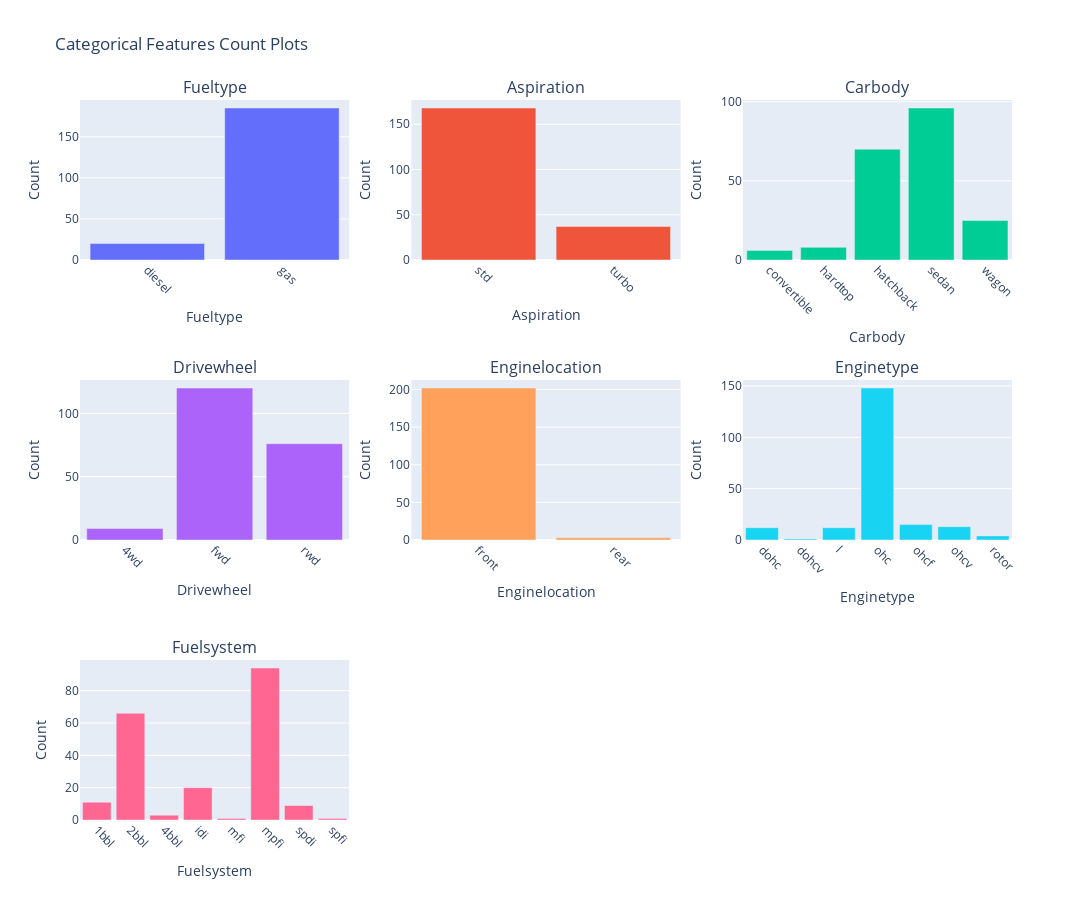

Notebook code for this chart:
### Code cell
import plotly.subplots as sp

categorical_columns = ['fueltype', 'aspiration', 'carbody', 'drivewheel',
                       'enginelocation', 'enginetype', 'fuelsystem']

df_cat = df.copy()
for c in categorical_columns:
    df_cat[c] = (df_cat[c].astype('string').str.strip().fillna('dl'))

fig = sp.make_subplots(rows=3, cols=3,
    subplot_titles=[col.capitalize() for col in categorical_columns])

row, col = 1, 1
for column in categorical_columns:
    vc = (df_cat[column]
          .value_counts(dropna=False)   # alle mitnehmen
          .sort_index())                # fixe Reihenfolge (oder sort_values())

    cats = list(map(str, vc.index))     # Kategorien als Strings

    fig.add_trace(
        go.Bar(x=cats, y=vc.values, name=column),
        row=row, col=col
    )

    fig.update_xaxes(
        type='category',
        title_text=column.capitalize(),
        categoryorder="array",
        categoryarray=cats,
        tickangle=45,
        row=row, col=col
    )
    fig.update_yaxes(title_text="Count", row=row, col=col)

    col += 1
    if col > 3:
        col = 1
        row += 1

fig.update_layout(height=900, width=1300, showlegend=False,
                  title_text="Categorical Features Count Plots",
                  bargap=0.15)
fig.show()

### Figure 1 — Plotly figure (JSON) as saved in the notebook; plotly's stock layout.template omitted (floating-point values rounded to 4 significant figures)
{"data": [{"name": "fueltype", "type": "bar", "x": ["diesel", "gas"], "xaxis": "x", "y": [20, 185], "yaxis": "y"}, {"name": "aspiration", "type": "bar", "x": ["std", "turbo"], "xaxis": "x2", "y": [168, 37], "yaxis": "y2"}, {"name": "carbody", "type": "bar", "x": ["convertible", "hardtop", "hatchback", "sedan", "wagon"], "xaxis": "x3", "y": [6, 8, 70, 96, 25], "yaxis": "y3"}, {"name": "drivewheel", "type": "bar", "x": ["4wd", "fwd", "rwd"], "xaxis": "x4", "y": [9, 120, 76], "yaxis": "y4"}, {"name": "enginelocation", "type": "bar", "x": ["front", "rear"], "xaxis": "x5", "y": [202, 3], "yaxis": "y5"}, {"name": "enginetype", "type": "bar", "x": ["dohc", "dohcv", "l", "ohc", "ohcf", "ohcv", "rotor"], "xaxis": "x6", "y": [12, 1, 12, 148, 15, 13, 4], "yaxis": "y6"}, {"name": "fuelsystem", "type": "bar", "x": ["1bbl", "2bbl", "4bbl", "idi", "mfi", "mpfi", "spdi", "spfi"], "xaxis": "x7", "y": [11, 66, 3, 20, 1, 94, 9, 1], "yaxis": "y7"}], "layout": {"annotations": [{"font": {"size": 16}, "showarrow": false, "text": "Fueltype", "x": 0.1444, "xanchor": "center", "xref": "paper", "y": 1, "yanchor": "bottom", "yref": "paper"}, {"font": {"size": 16}, "showarrow": false, "text": "Aspiration", "x": 0.5, "xanchor": "center", "xref": "paper", "y": 1, "yanchor": "bottom", "yref": "paper"}, {"font": {"size": 16}, "showarrow": false, "text": "Carbody", "x": 0.8556, "xanchor": "center", "xref": "paper", "y": 1, "yanchor": "bottom", "yref": "paper"}, {"font": {"size": 16}, "showarrow": false, "text": "Drivewheel", "x": 0.1444, "xanchor": "center", "xref": "paper", "y": 0.6111, "yanchor": "bottom", "yref": "paper"}, {"font": {"size": 16}, "showarrow": false, "text": "Enginelocation", "x": 0.5, "xanchor": "center", "xref": "paper", "y": 0.6111, "yanchor": "bottom", "yref": "paper"}, {"font": {"size": 16}, "showarrow": false, "text": "Enginetype", "x": 0.8556, "xanchor": "center", "xref": "paper", "y": 0.6111, "yanchor": "bottom", "yref": "paper"}, {"font": {"size": 16}, "showarrow": false, "text": "Fuelsystem", "x": 0.1444, "xanchor": "center", "xref": "paper", "y": 0.2222, "yanchor": "bottom", "yref": "paper"}], "bargap": 0.15, "height": 900, "showlegend": false, "title": {"text": "Categorical Features Count Plots"}, "width": 1300, "xaxis": {"anchor": "y", "categoryarray": ["diesel", "gas"], "categoryorder": "array", "domain": [0, 0.2889], "tickangle": 45, "title": {"text": "Fueltype"}, "type": "category"}, "xaxis2": {"anchor": "y2", "categoryarray": ["std", "turbo"], "categoryorder": "array", "domain": [0.3556, 0.6444], "tickangle": 45, "title": {"text": "Aspiration"}, "type": "category"}, "xaxis3": {"anchor": "y3", "categoryarray": ["convertible", "hardtop", "hatchback", "sedan", "wagon"], "categoryorder": "array", "domain": [0.7111, 1], "tickangle": 45, "title": {"text": "Carbody"}, "type": "category"}, "xaxis4": {"anchor": "y4", "categoryarray": ["4wd", "fwd", "rwd"], "categoryorder": "array", "domain": [0, 0.2889], "tickangle": 45, "title": {"text": "Drivewheel"}, "type": "category"}, "xaxis5": {"anchor": "y5", "categoryarray": ["front", "rear"], "categoryorder": "array", "domain": [0.3556, 0.6444], "tickangle": 45, "title": {"text": "Enginelocation"}, "type": "category"}, "xaxis6": {"anchor": "y6", "categoryarray": ["dohc", "dohcv", "l", "ohc", "ohcf", "ohcv", "rotor"], "categoryorder": "array", "domain": [0.7111, 1], "tickangle": 45, "title": {"text": "Enginetype"}, "type": "category"}, "xaxis7": {"anchor": "y7", "categoryarray": ["1bbl", "2bbl", "4bbl", "idi", "mfi", "mpfi", "spdi", "spfi"], "categoryorder": "array", "domain": [0, 0.2889], "tickangle": 45, "title": {"text": "Fuelsystem"}, "type": "category"}, "xaxis8": {"anchor": "y8", "domain": [0.3556, 0.6444]}, "xaxis9": {"anchor": "y9", "domain": [0.7111, 1]}, "yaxis": {"anchor": "x", "domain": [0.7778, 1], "title": {"text": "Count"}}, "yaxis2": {"anchor": "x2", "domain": [0.7778, 1], "title": {"text": "Count"}}, "yaxis3": {"anchor": "x3", "domain": [0.7778, 1], "title": {"text": "Count"}}, "yaxis4": {"anchor": "x4", "domain": [0.3889, 0.6111], "title": {"text": "Count"}}, "yaxis5": {"anchor": "x5", "domain": [0.3889, 0.6111], "title": {"text": "Count"}}, "yaxis6": {"anchor": "x6", "domain": [0.3889, 0.6111], "title": {"text": "Count"}}, "yaxis7": {"anchor": "x7", "domain": [0, 0.2222], "title": {"text": "Count"}}, "yaxis8": {"anchor": "x8", "domain": [0, 0.2222]}, "yaxis9": {"anchor": "x9", "domain": [0, 0.2222]}}}
